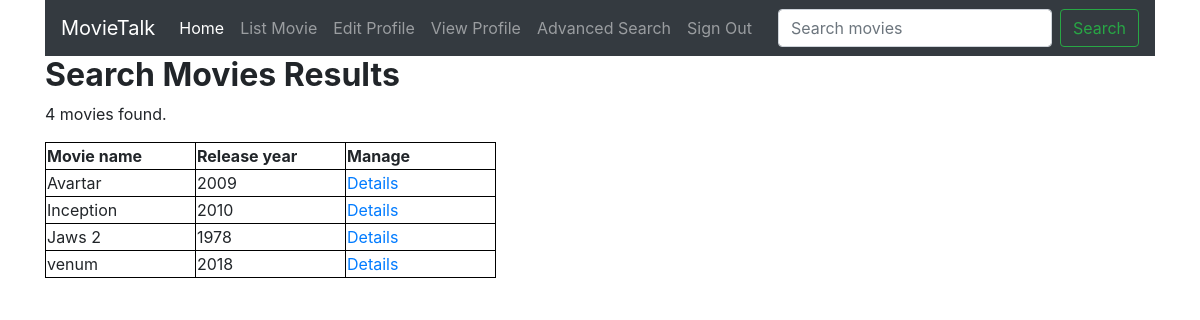
Page /php/searchMovies.php (signed in) on the committed database.
### tables this page shows
CREATE TABLE `movies` (
  `movie_id` int(5) NOT NULL,
  `movie_name` varchar(50) NOT NULL,
  `release_year` int(4) NOT NULL,
  `director` varchar(50) NOT NULL,
  `writers` varchar(50) NOT NULL,
  `duration` int(4) NOT NULL,
  `summary` varchar(500) NOT NULL
);

### php/searchMovies.php (the view, shortened to what this page needs)
<?php
  require '../func/dbconnection.php';
  ?>
<!DOCTYPE html>
<html>
<head>
</head>
<body>
<?php require 'navigationbar.php'; ?>
<div class="container">
<h2><strong>Search Movies Results</strong></h2>
<?php
  $search_item = $_GET['serach_item'];
  $query = "SELECT * FROM movies WHERE `movie_name` LIKE '%".$search_item."%' ORDER BY movie_name";
  $results = mysqli_query($connection, $query);
  echo '<p>'.$results->num_rows.' movies found.</p>';
  echo '<table><tr>';
  echo '<th>Movie name</th><th>Release year</th><th>Manage</th>';
  echo '</tr>';
  while ($row = $results->fetch_assoc())
  {
    echo '<td>'.$row['movie_name'].'</td>';
    echo '<td>'.$row['release_year'].'</td>';
    echo '<td><a href="movieDetails.php?movie_id='.$row['movie_id'].'">Details</a> ';
    echo '</td></tr>';
  }
  echo '</table>';
  ?>
  </div>
  </body>
</html>

### php/searchMovies.php (style rules this page uses)
th,td { border: 1px solid black; width: 150px; }

### rows in the picture
movies: movie_name "Avartar", release_year "2009"
movies: movie_name "Inception", release_year "2010"
movies: movie_name "Jaws 2", release_year "1978"
movies: movie_name "venum", release_year "2018"

### other values in the picture
$results->num_rows "4"
